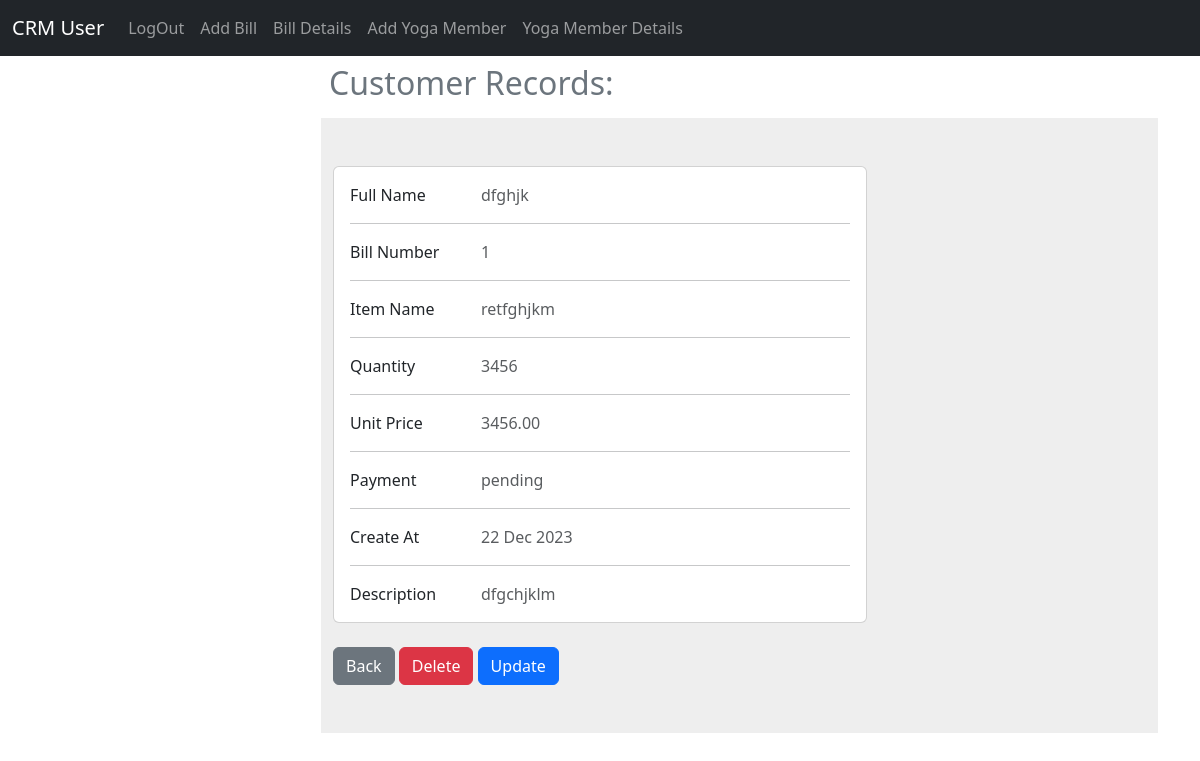
The app's page /user/record/1/ (signed in) with its own data.
### user_app/models.py (models this page shows, shortened)
class BillRecord(models.Model):
    date = models.DateField(auto_now_add = True)
    description = models.TextField()
    item_name = models.CharField(max_length=100)
    quantity = models.IntegerField()
    unit_price = models.DecimalField(max_digits=10, decimal_places=2)
    customer_name = models.CharField(max_length=100)
    payment_status = models.CharField(max_length=20, choices=[('pending', 'Pending'), ('paid', 'Paid')])

### user_app/views.py (the view)
# urls.py: path('record/<int:pk>/', views.bill_record, name='record'),
def bill_record(request, pk):
    if request.user.is_authenticated:
        customer_record = BillRecord.objects.get(id=pk)
        return render(
            request, "user/bill/record.html", {"customer_record": customer_record}
        )
    else:
        messages.success(request, "YOu Must Be")
        return redirect("home")

### templates/user/bill/record.html (shortened to what this page needs)
{% extends 'user/base.html' %}
{% load static %}
{% block main %}
<div class="col-mb-6 offset-md-3">
<h2 class="p-2 text-secondary">Customer Records:</h2>
<section style="background-color: #eee;">
     <div class="container py-5">
          <form action="" method="post" name="signup">
               <div class="row">
                    <div class="col-lg-8">
                         <div class="card mb-4">
                              <div class="card-body">
                                   <div class="row">
                                        <div class="col-sm-3">
                                             <p class="mb-0">Full Name</p>
                                        </div>
                                        <div class="col-sm-9">
                                             <p class="text-muted mb-0">{{customer_record.customer_name}}</p>
                                        </div>
                                   </div>
                                   <hr>
                                   <div class="row">
                                        <div class="col-sm-3">
                                             <p class="mb-0">Bill Number</p>
                                        </div>
                                        <div class="col-sm-9">
                                             <p class="text-muted mb-0">{{customer_record.id}}</p>
                                        </div>
                                   </div>
                                   <hr>
                                   <div class="row">
                                        <div class="col-sm-3">
                                             <p class="mb-0">Item Name</p>
                                        </div>
                                        <div class="col-sm-9">
                                             <p class="text-muted mb-0">{{customer_record.item_name}}</p>
                                        </div>
                                   </div>
                                   <hr>
                                   <div class="row">
                                        <div class="col-sm-3">
                                             <p class="mb-0">Quantity</p>
                                        </div>
                                        <div class="col-sm-9">
                                             <p class="text-muted mb-0">{{customer_record.quantity}}</p>
                                        </div>
                                   </div>
                                   <hr>
                                   <div class="row">
                                        <div class="col-sm-3">
                                             <p class="mb-0">Unit Price</p>
                                        </div>
                                        <div class="col-sm-9">
                                             <p class="text-muted mb-0">{{customer_record.unit_price}}</p>
                                        </div>
                                   </div>
                                   <hr>
                                   <div class="row">
                                        <div class="col-sm-3">
                                             <p class="mb-0">Payment</p>
                                        </div>
                                        <div class="col-sm-9">
                                             <p class="text-muted mb-0">{{customer_record.payment_status}}</p>
                                        </div>
                                   </div>
                                   <hr>
                                   <div class="row">
                                        <div class="col-sm-3">
                                             <p class="mb-0">Create At</p>
                                        </div>
                                        <div class="col-sm-9">
                                             <p class="text-muted mb-0">{{customer_record.date | date:"d M Y"}}</p>
                                        </div>
                                   </div>
                                   <hr>
                                   <div class="row">
                                        <div class="col-sm-3">
                                             <p class="mb-0">Description</p>
                                        </div>
                                        <div class="col-sm-9">
                                             <p class="text-muted mb-0">{{customer_record.description}}</p>
                                        </div>
                                   </div>
                              </div>
                         </div>
                         <a href="{% url 'record_details' %}" class="btn btn-secondary">Back</a>
                         <a href="{% url 'delete_record' customer_record.pk %}" class="btn btn-danger">Delete</a>
                         <a href="{% url 'update_record' customer_record.pk %}" class="btn btn-primary">Update</a>
                    </div>
               </div>
          </form>
     </div>
</section>
</div>
{% endblock main %}

### records on screen
BillRecord: customer_name "dfghjk", id "1", item_name "retfghjkm", quantity "3456", unit_price "3456.00", payment_status "pending", date "22 Dec 2023", description "dfgchjklm"
